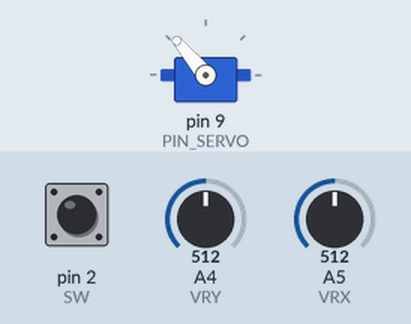
Simulated run of this sketch. Board: Arduino Uno, built with avr-gcc and run on an emulated ATmega328P. Shown: servo. The inputs (shaded band) are chosen by the test bench; at power-on: A4 (VRY) = 512, A5 (VRX) = 512, pin 2 (SW) HIGH.

Above: at 1.2 s.
1.3 s: A4 (VRY) set to 716
2.8 s: A5 (VRX) set to 306
At 3.1 s:
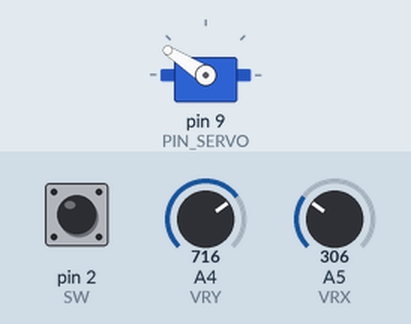
4.3 s: A5 (VRX) set to 122
At 5.2 s:
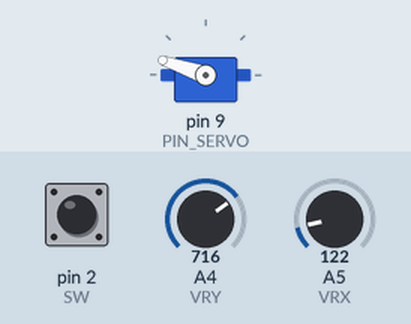
5.8 s: A4 (VRY) set to 1023
7.3 s: pin 2 (SW) pulled LOW for 3.2 s
12.0 s: A5 (VRX) set to 716
At 13.4 s:
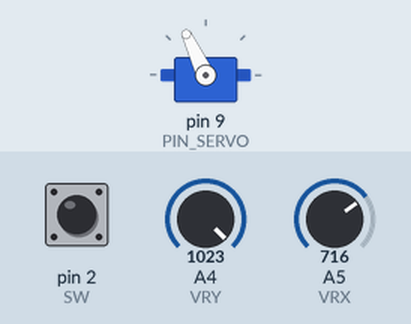
Timing chart, 0 to 14.5 s (numbered marks = the images above; inputs shaded):
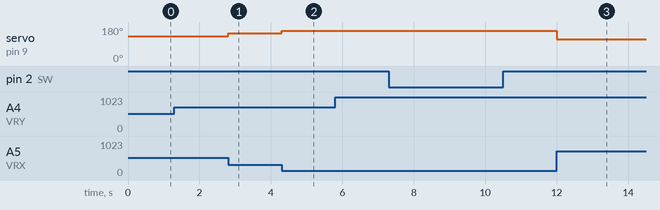

Measured:
- after the input at 2.8 s, servo on pin 9 (PIN_SERVO): 130° → 147° at once
- after the input at 4.3 s, servo on pin 9 (PIN_SERVO): 147° → 161° at once
- after the input at 12.0 s, servo on pin 9 (PIN_SERVO): 161° → 115° at once

The sketch:

garra.ino
```cpp
/*******************************************************************************
* Master Kit - 26. Projeto Garra Robótica
* Controla a garra robótica com o joystick
*******************************************************************************/

#include <Servo.h> //Inclui biblioteca para servo motor

const int SW = 2; // Pino para o botão do joystick
const int PIN_SERVO = 9; // Pino de comandos para o servo motor
const int VRY = A4; // Pino para leitura do eixo Y
const int VRX = A5; // Pino para leitura do eixo X

const int CLOSE = 170; // Limite de fechamento do servo
const int OPEN = 90; // Limite de abertura do servo

int leitura_vrx; // Variável de armazenamento do Eixo X
int leitura_vry; // Variável de armazenamento do Eixo Y
int leitura_sw; // Variável de armazenamento da leitura do botão
int posi_atual = 520; // Variável de referência
boolean abrir = 0; // Variável de sentido.
boolean fechar = 0; // Variável de sentido.

Servo servo_motor;

void setup() {
  pinMode(VRX, INPUT);
  pinMode(VRY, INPUT);
  pinMode(SW, INPUT_PULLUP);
  servo_motor.attach(PIN_SERVO);
}

void loop() {
  leitura_vry = analogRead(VRY);
  leitura_vrx = analogRead(VRX);
  leitura_vrx = map(leitura_vrx, 0, 1023, CLOSE, OPEN);  // Converte valor do potenciometro
  servo_motor.write(leitura_vrx); // Aciona servo motor, com base na leitura do eixo x
  delay(10);

  // Verificação da posição do joystick
  if (leitura_vry >= 550) {
    abrir = true; // Seta a flag caso o movimento do joystick indique uma tendência de abertura
  }
  else if (leitura_vry <= 490) {
    fechar = true; // Seta a flag caso o movimento do joystick indique uma tendência de fechamento
  }

  // Se a flag de abrir estiver ativada
  if (abrir) {
    leitura_vry = analogRead(VRY);
    leitura_sw = digitalRead(SW);

    if (leitura_sw == HIGH) { // Verifica o botão
      // Verifica a posição da garra
      if (leitura_vry > posi_atual) { // Se a posição da garra for maior que a posição anterior
        posi_atual = leitura_vry; // Atualiza a variável de posição
        leitura_vry = map(leitura_vry, 0, 1023, CLOSE, OPEN);
        servo_motor.write(leitura_vry);
      }
    }
    // Atualiza a flag e a posição da garra se o botão for pressionado
    else {
      abrir = false; // Resetar a flag
      posi_atual = 520; // Resetar a posição
    }
  }

  // Se a flag de fechar estiver ativada
  if (fechar) {
    leitura_vry = analogRead(VRY);
    leitura_sw = digitalRead(SW);

    if (leitura_sw == HIGH) { // Verifica o botão
      // Verifica a posição da garra
      if (leitura_vry < posi_atual) { // Se a posição da garra for menor que a posição anterior
        posi_atual = leitura_vry; // Atualiza a variável de posição
        leitura_vry = map(leitura_vry, 0, 1023, CLOSE, OPEN);
        servo_motor.write(leitura_vry);
      }
    }
    // Atualiza a flag e a posição da garra se o botão for pressionado
    else {
      fechar = false; // Resetar a flag
      posi_atual = 520; // Resetar a posição
    }
  }
}
```
